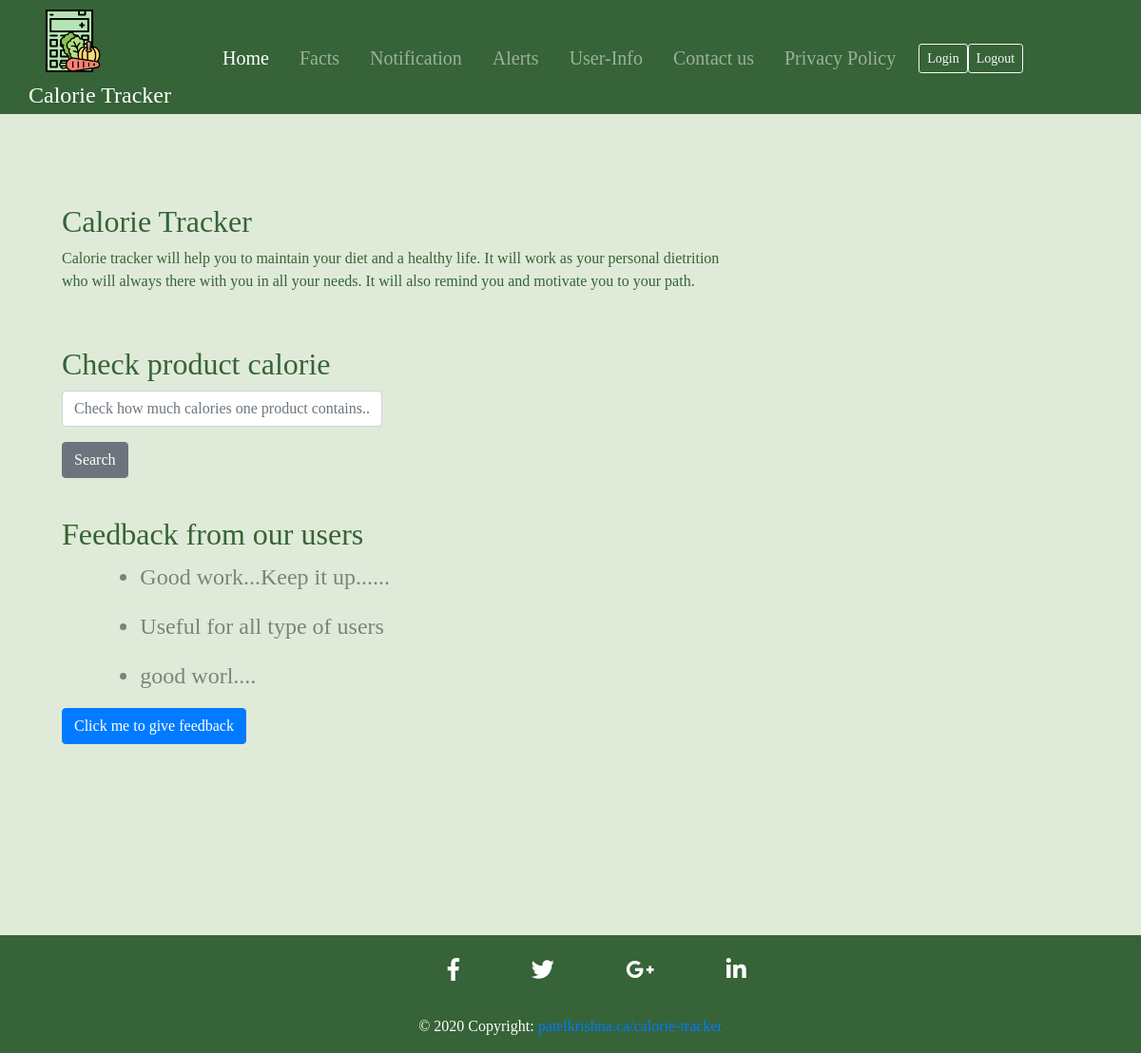
The page / on the database its author committed.
### tables this page shows
CREATE TABLE `feedback` (
  `id` int(11) NOT NULL,
  `email` varchar(100) NOT NULL,
  `description` varchar(255) NOT NULL,
  `status` varchar(20) NOT NULL
);

### classes/feedback.php (called while the page is built, shortened)
<?php
class Feedback{
    private $dbconn;
    public function __construct($dbconn)
    {
        $this->dbconn=$dbconn;
    }
    public function listfeedback2($post1){
        $sql = "select * from feedback where status = :post1";
        $pdostm = $this->dbconn->prepare($sql);
        $pdostm->bindparam(':post1',$post1);
        $pdostm->execute();
        $feedback = $pdostm->fetchAll(PDO::FETCH_OBJ);
        return $feedback;
    }
}
?>

### index.php (the view, shortened to what this page needs)
<?php
require "includes/header.php";
require 'includes/Database.php';
require 'classes/feedback.php';
$dbconn = Database::getDatabase();
	$f = new Feedback($dbconn);
	$status = "ON";
	$feedback = $f->listfeedback2($status);
?>
    <main>
        <br/>
        <div class="content">
            <div class="form-group col-md-8">
                <h2>Calorie Tracker</h2>
                <p>Calorie tracker will help you to maintain your diet and a healthy life. It will work as your personal dietrition who will always there with you in all your needs. It will also remind you and motivate you to your path. </p>
                <br/>
            </div>
            <form method="POST">
        	    <div class="form-group col-md-4">
    	            <h2>Check product calorie</h2>
	                <p><input type="text" name='searchkey'id='keyword' class="form-control" placeholder="Check how much calories one product contains.."/></p>
                	<button class="btn btn-secondary" type="submit" name="search">Search</button>
				</div>
            </form>
            <br/>
             <div class="form-group col-md-10">
                <h2>Feedback from our users</h2>
                <?php foreach($feedback as $f){?>
                <ul>
                   <li style="font-weight: normal;color: grey"><?= $f->description;?></li>
                </ul>
                <?php }?>
                <a href="feedback_user.php" class="btn btn-primary">Click me to give feedback</a>
            </div>
            <br/>
        </div>
    </main>
<?php
require "includes/footer.php" ;
?>

### style/main.css (style rules this page uses)
body { font-family:calibri; background: #dfebd8; color: #366337; }
main { margin: auto; }
li { font-size: 1.5em; margin-left: 5%; }
.content { margin: 20px 50px; height: 670px; }

### rows shown on the page
feedback: description "Good work...Keep it up......"
feedback: description "Useful for all type of users"
feedback: description "good worl...."
